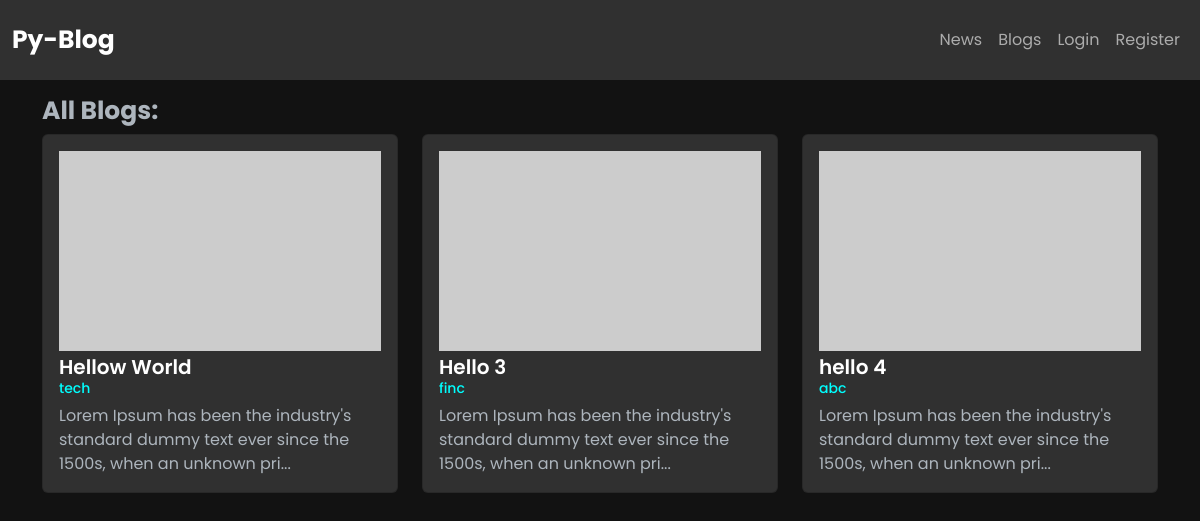
Page /post/ on the earlier database version.
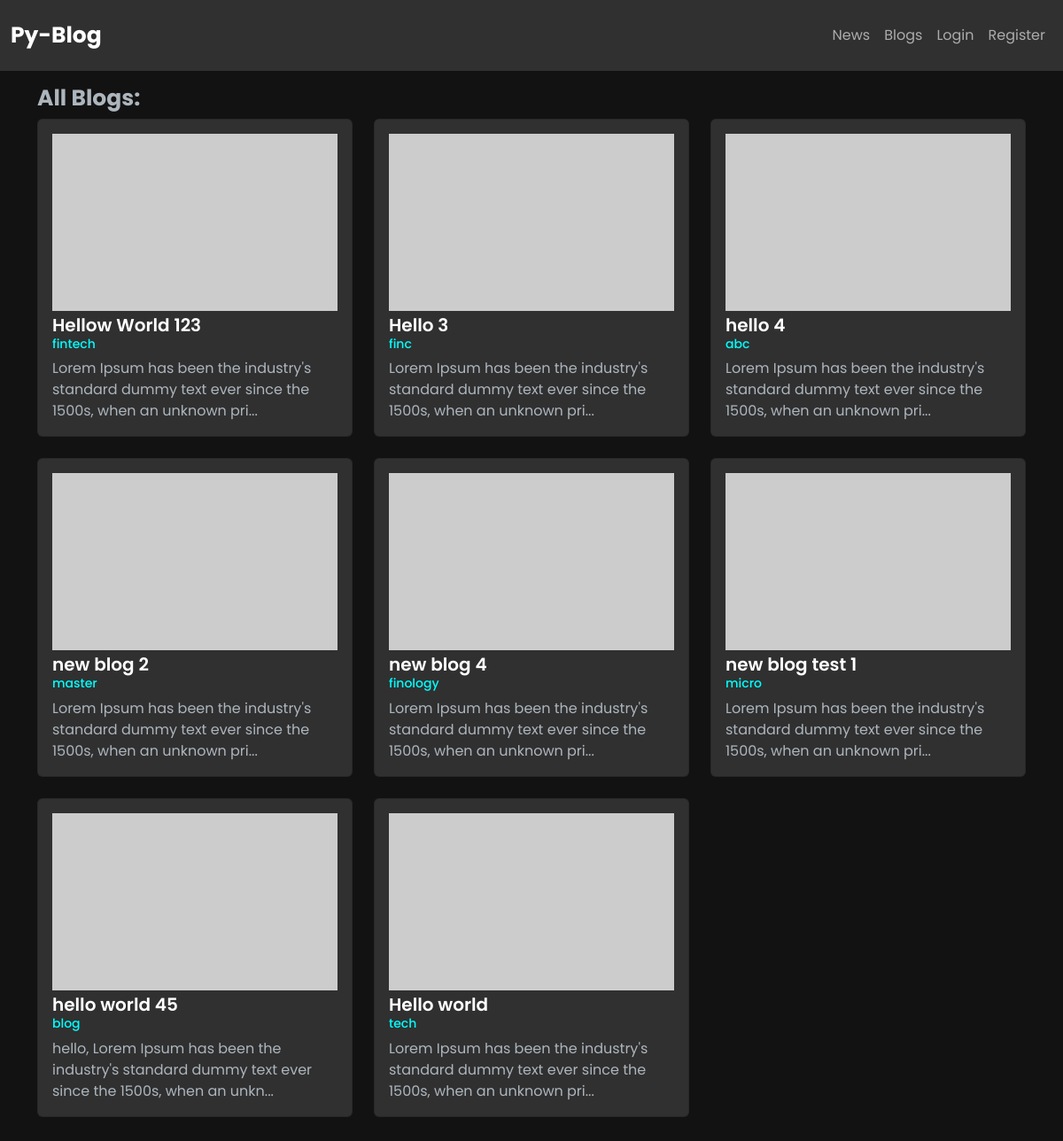
Same page on the later database version.
### app/models/post.py (models this page shows)
class Post(db.Model):
    id: Mapped[int] = mapped_column(primary_key=True)
    title: Mapped[str] = mapped_column(unique=True, nullable=False)
    category: Mapped[str] = mapped_column(nullable=False)
    content: Mapped[str] = mapped_column(nullable=False)

### app/blueprints/posts.py (the view)
@bp.route("/post/")
def index():
    posts= PostModel.query.all()
    return render_template('blog/index.html', posts=posts)

### app/templates/blog/index.html (shortened to what this page needs)
{% extends "layout.html" %}
{% block content %}
    <div class="container my-3">
        <h1 class="text-light heading">All Blogs:</h1>
        <div class="row">
            {% for post in posts %}
                <div class="col-lg-4 col-md-6 mb-4">
                    <div class="card h-100 bg-dark text-light">
                        <div class="card-body">
                            <img src="https://placehold.co/600x400" alt="thumb" style="width:100%; height:200px; object-fit:cover"/>
                            <h5 class="card-title sub-heading mt-1"><a href="/post/{{post.id}}">{{ post.title }}</a></h5>
                            <h6 class="card-subtitle mb-2 text-muted category">{{ post.category }}</h6>
                            <p class="card-text">{{ post.content|truncate(100, True) }}</p>
                        </div>
                    </div>
                </div>
            {% endfor %}
        </div>
    </div>
{% endblock %}

### app/templates/layout.html (shortened to what this page needs)
<!DOCTYPE html>
<html lang="en">
<head>
     <link rel="stylesheet" href="https://cdn.jsdelivr.net/npm/bootstrap@5.3.0/dist/css/bootstrap.min.css">
     <link rel="stylesheet" href="https://cdn.jsdelivr.net/npm/bootswatch@5.3.0/dist/darkly/bootstrap.min.css">
</head>
<body>
    {% include 'navbar.html' %}
    {% block content %}
    {% endblock %}
</body>
</html>

### app/templates/navbar.html (shortened to what this page needs)
<nav class="navbar navbar-expand-lg navbar-dark bg-dark">
    <div class="container-fluid">
        <a class="navbar-brand heading" href="/">Py-Blog</a>
        <div class="collapse navbar-collapse" id="navbarNav">
            <ul class="navbar-nav ms-auto">
                <li class="nav-item">
                    <a class="nav-link" href="/news/">News</a>
                </li>
                <li class="nav-item">
                    <a class="nav-link" href="/post/">Blogs</a>
                </li>
                {% if current_user.is_authenticated %}
                <li class="nav-item">
                    <a class="nav-link" href="/post/create">Add Blog</a>
                </li>
                    <li class="nav-item">
                        <span class="nav-link">Welcome, {{ current_user.name }}</span>
                    </li>
                    <li class="nav-item">
                        <a class="nav-link" href="{{ url_for('auth.logout') }}">Logout</a>
                    </li>
                {% else %}
                    <li class="nav-item">
                        <a class="nav-link" href="/login/">Login</a>
                    </li>
                    <li class="nav-item">
                        <a class="nav-link" href="/registration/">Register</a>
                    </li>
                {% endif %}
            </ul>
        </div>
    </div>
</nav>

### app/templates/layout.html (style rules this page uses)
.heading { font-family: "Poppins", sans-serif; font-weight: 700; font-size: 25px; }
.sub-heading { font-family: "Poppins", sans-serif; font-weight: 600; font-size: 20px; margin: 5px 0; }
a { color: white; text-decoration: none; }
.category { color: aqua !important; font-size: 14px !important; }
body { background-color: #121212; color: #ffffff; font-family: "Poppins", sans-serif; font-size: 16px; font-weight: 400; }
.navbar, .card, .modal-content { background-color: #1f1f1f; color: #ffffff; }

Differences in the rows shown:
changed Post: title "Hellow World" → "Hellow World 123"; category "tech" → "fintech"
added Post: title "new blog 2", category "master", content "Lorem Ipsum has been the industry's standard dummy text ever since the 1500s, when an unknown pri..."
added Post: title "new blog 4", category "finology", content "Lorem Ipsum has been the industry's standard dummy text ever since the 1500s, when an unknown pri..."
added Post: title "new blog test 1", category "micro", content "Lorem Ipsum has been the industry's standard dummy text ever since the 1500s, when an unknown pri..."
added Post: title "hello world 45", category "blog", content "hello, Lorem Ipsum has been the industry's standard dummy text ever since the 1500s, when an unkn..."
added Post: title "Hello world", category "tech", content "Lorem Ipsum has been the industry's standard dummy text ever since the 1500s, when an unknown pri..."
